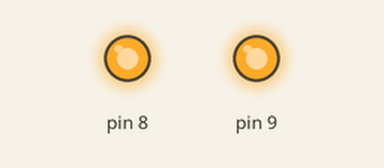
Simulated run of this sketch. Board: Arduino Uno, built with avr-gcc and run on an emulated ATmega328P. Shown: output pins drawn as LEDs (lit = HIGH).

Above: at 0.07 s.
At 1.9 s:
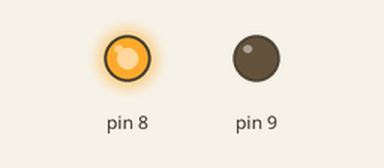
At 3.76 s:
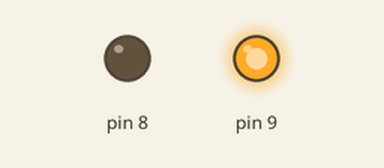
At 5.6 s:
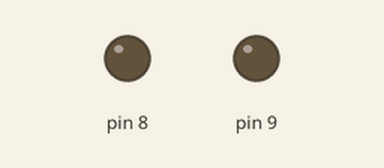
Timing chart, 0 to 9.3 s (numbered marks = the images above):
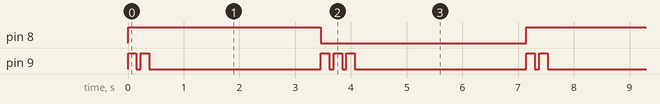

The sketch:

test0202_3_Buzzer.ino
```cpp
void setup() {
//led on : 부저 2번, of : 부저 3번
pinMode(8, OUTPUT);
pinMode(9, OUTPUT);
}

void loop() {
//int eight = digitalRead(8);
  digitalWrite(8,HIGH);

  for(int i = 0; i<2; i++){
    digitalWrite(9, HIGH);
    delay(150);
    digitalWrite(9, LOW);
    delay(80);
    }
    delay(3000);

  digitalWrite(8,LOW);
  for(int i = 0; i<3; i++){
      digitalWrite(9, HIGH);
      delay(150);
      digitalWrite(9, LOW);
      delay(80);
  }
  delay(3000);
}
```

Measured:
- by itself, pin 8: alternates HIGH for 3.5 s and LOW for 3.7 s
- by itself, pin 9: repeats every 7.2 s: LOW 0.08 s, HIGH 0.15 s, LOW 3.1 s, 2 × (HIGH 0.15 s, LOW 0.08 s), HIGH 0.15 s, LOW 3.1 s, HIGH 0.15 s
- by itself, everything shown: repeats every 7.2 s, in 10 steps
